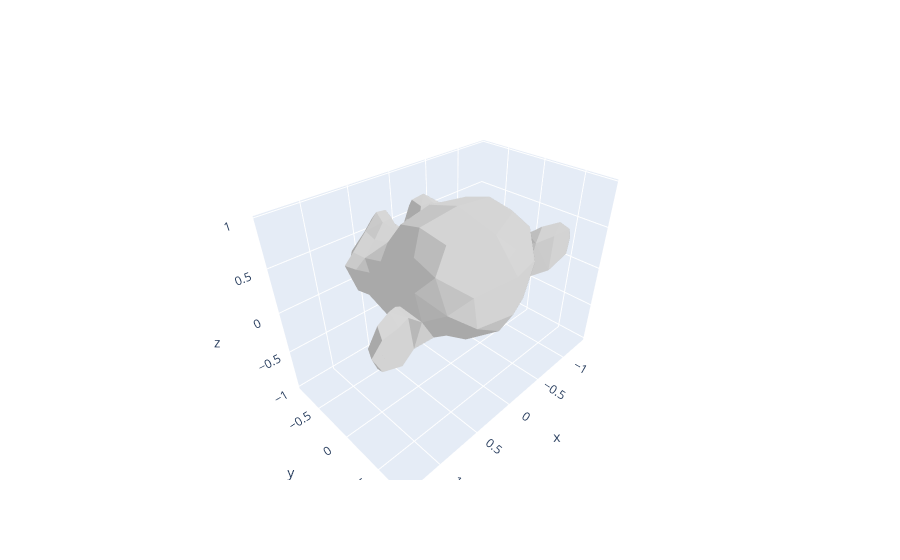

The notebook cell saved with this chart:
### Code cell
# Next up, visualize the new monkey after one step of Gaussian smoothing
show(V_1, F_gs)

### Figure 1 — Plotly figure (JSON) as saved in the notebook; plotly's stock layout.template omitted (floating-point values rounded to 4 significant figures; data arrays with more than 128 entries replaced by an {"elided": "..."} marker saying what was removed)
{"data": [{"color": "lightgray", "flatshading": true, "i": {"elided": "967 int values"}, "j": {"elided": "967 int values"}, "k": {"elided": "967 int values"}, "type": "mesh3d", "x": {"elided": "507 float values"}, "y": {"elided": "507 float values"}, "z": {"elided": "507 float values"}}], "layout": {"autosize": true, "scene": {"aspectmode": "data", "aspectratio": {"x": 1.319, "y": 0.802, "z": 0.9453}}}}
